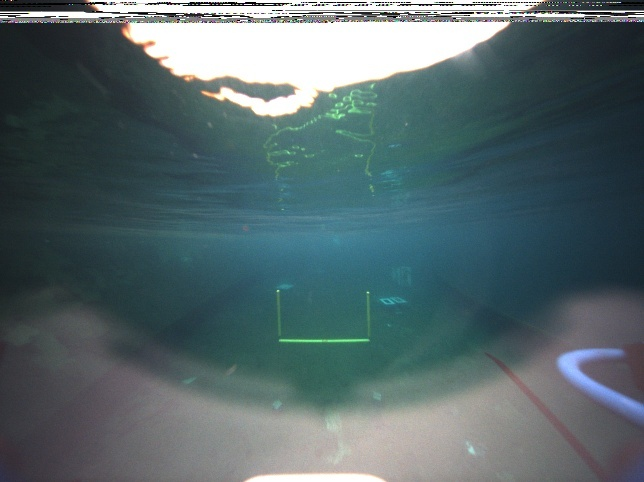
//> input picture images/test1.jpg, 644 x 482 px
$ ./homo images/test1.jpg   (built with g++ and OpenCV 4)
//> lines starting //> are read from the running program, lines starting //| are printed output that depends on the picture
#include <iostream>
#include <vector>
#include <cmath>
#include <cstring>

#include <opencv2/core.hpp>
#include <opencv2/imgproc.hpp>
#include <opencv2/imgcodecs.hpp>
#include <opencv2/highgui.hpp>

cv::Mat homomorphic(const cv::Mat &src);
void fft(const cv::Mat &src, cv::Mat &dst);
cv::Mat butterworth(const cv::Mat &img, int d0, int n, int high, int low);

int main(int argc, char** argv) {
    if (argc == 2 && (!strcmp(argv[1], "-h") || !strcmp(argv[1], "--help"))) {
        std::cerr << "This is a program for performing homomorphic filtering on an image."
                  << std::endl;
        std::cerr << "Usage: " << argv[0] << " <image path>" << std::endl;
        return 1;
    }
    if (argc != 2) {
        std::cerr << "This is a program for performing homomorphic filtering on an image."
                  << std::endl;
        std::cerr << "Usage: " << argv[0] << " <image path>" << std::endl;
        return 1;
    }

    cv::Mat img = cv::imread(argv[1]);
//> img is the input picture: 482 rows x 644 cols, CV_8UC3; mean B, G, R 107.1, 103.9, 85.4
    cv::imshow("original", img);
    img = homomorphic(img);
    cv::imshow("post", img);
    cv::waitKey(0);
}

cv::Mat homomorphic(const cv::Mat &src)
{
    std::vector<cv::Mat> hlsimg;
    cv::Mat tmphls;
    cv::cvtColor(src, tmphls, cv::COLOR_BGR2HLS);
//> tmphls: 482 rows x 644 cols, CV_8UC3; mean of channels 0, 1, 2 87.6, 96.7, 57.8
    cv::split(tmphls, hlsimg);
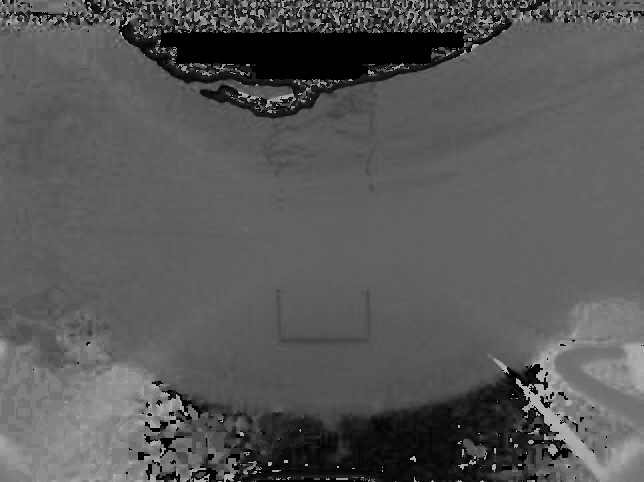
//> hlsimg[0]: 482 rows x 644 cols, CV_8UC1; min 0, max 179, mean 87.6
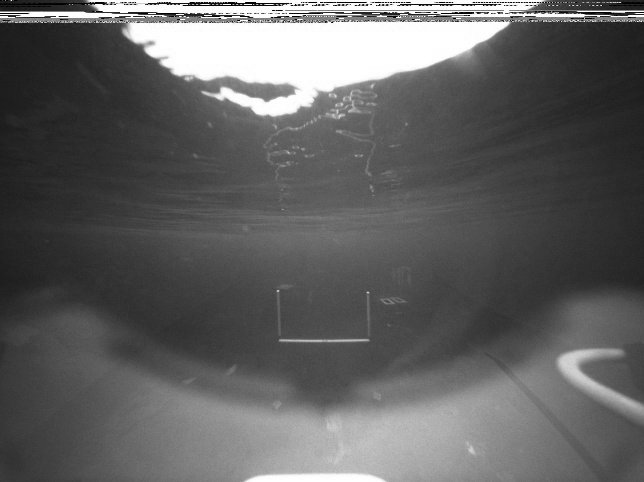
//> hlsimg[1]: 482 rows x 644 cols, CV_8UC1; min 0, max 255, mean 96.7
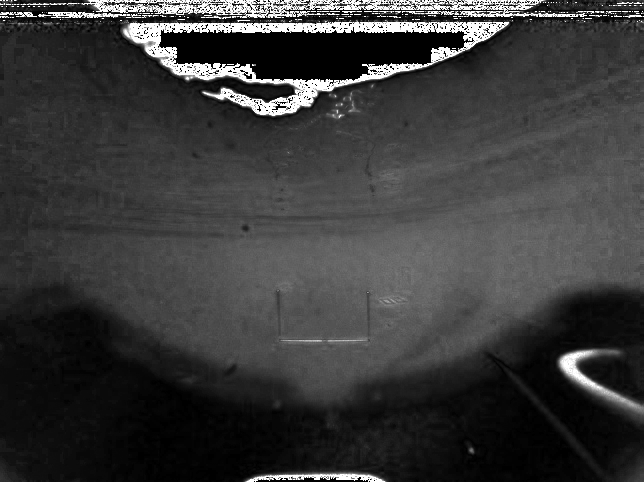
//> hlsimg[2]: 482 rows x 644 cols, CV_8UC1; min 0, max 255, mean 57.8
    cv::Mat img = hlsimg[0];

    // apply FFT
    cv::Mat fftimg;
    fft(img, fftimg);

    // apply Butterworth HPS
    cv::Mat filter = butterworth(fftimg, 10, 4, 100, 30);
    cv::Mat bimg;
    cv::Mat bchannels[] = {cv::Mat_<float>(filter), cv::Mat::zeros(filter.size(), CV_32F)};
    cv::merge(bchannels, 2, bimg);
    cv::mulSpectrums(fftimg, bimg, fftimg, 0);

    // apply inverse FFT
    cv::Mat ifftimg;
    idft(fftimg, ifftimg, CV_HAL_DFT_REAL_OUTPUT);

    cv::Mat expimg;
    cv::exp(ifftimg, expimg);

    cv::Mat final;
    hlsimg[0] = cv::Mat(expimg, cv::Rect(0, 0, src.cols, src.rows));
    hlsimg[0].convertTo(hlsimg[0], CV_8U);

    merge(&hlsimg[0], 3, img);
    cv::cvtColor(img, final, cv::COLOR_HLS2BGR);
    return final;
}

void fft(const cv::Mat &src, cv::Mat &dst)
{
    // convert to a 32F mat and take log
    cv::Mat logimg;
    src.convertTo(logimg, CV_32F);
    cv::log(logimg+1, logimg);

    // resize to optimal fft size
    cv::Mat padded;
    int m = cv::getOptimalDFTSize(src.rows);
//> m = 486
    int n = cv::getOptimalDFTSize(src.cols);
//> n = 648
    cv::copyMakeBorder(logimg, padded, 0, m-logimg.rows, 0, n-logimg.cols, cv::BORDER_CONSTANT, cv::Scalar::all(0));
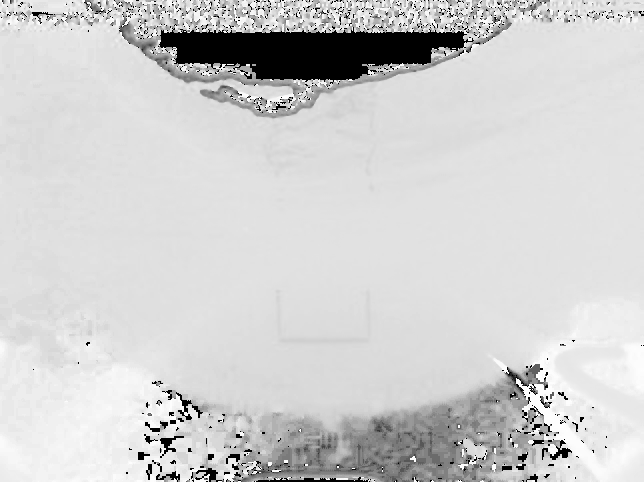
//> logimg: 482 rows x 644 cols, CV_32FC1; min 0, max 5.19, mean 4.23; drawn with min black and max white

    // add imaginary column to mat and apply fft
    cv::Mat plane[] = {cv::Mat_<float>(padded), cv::Mat::zeros(padded.size(), CV_32F)};
//> plane[1]: 486 rows x 648 cols, CV_32FC1; every value is 0
    cv::Mat imgComplex;
    cv::merge(plane, 2, imgComplex);
    cv::dft(imgComplex, dst);
}

cv::Mat butterworth(const cv::Mat &img, int d0, int n, int high, int low)
{
//> called with d0 = 10, n = 4, high = 100, low = 30
    cv::Mat single(img.rows, img.cols, CV_32F);
    int cx = img.rows / 2;
//> cx = 243
    int cy = img.cols / 2;
//> cy = 324
    float upper = high * 0.01;
    float lower = low * 0.01;

    for (int i = 0; i < img.rows; i++)
    {
        for (int j = 0; j < img.cols; j++)
        {
            double radius = sqrt(pow(i - cx, 2) + pow(j - cy, 2));
            single.at<float>(i, j) = ((upper - lower) * (1 / pow(d0 / radius, 2 * n))) + lower;
        }
    }
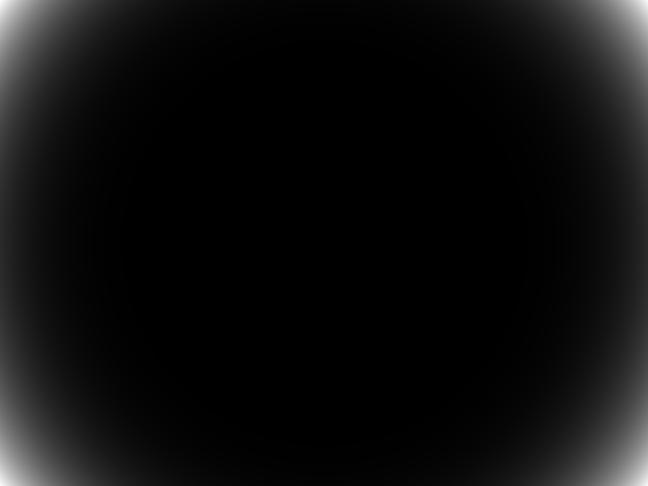
//> single: 486 rows x 648 cols, CV_32FC1; min 0.3, max 5.07e+12, mean 2.88e+11; drawn with min black and max white
//> in homomorphic, `idft(fftimg, ifftimg, CV_HAL_DFT_REAL_OUTPUT);`:
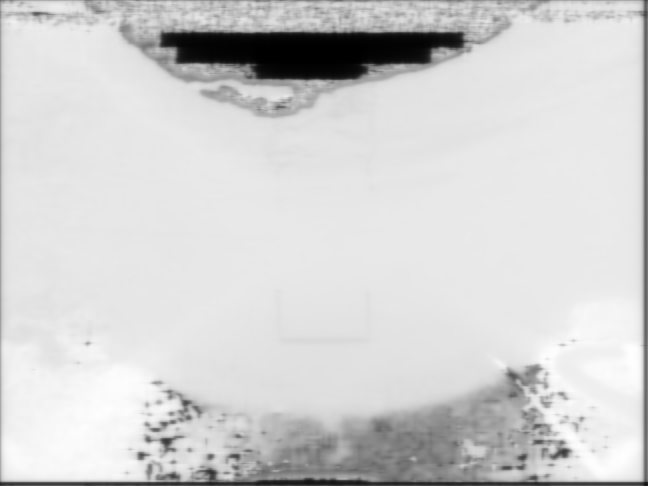
//> ifftimg: 486 rows x 648 cols, CV_32FC1; min 1.95e+17, max 8.01e+18, mean 6.65e+18; drawn with min black and max white
//> in homomorphic, `hlsimg[0] = cv::Mat(expimg, cv::Rect(0, 0, src.cols, src.rows));`: hlsimg[0]: 482 rows x 644 cols, CV_32FC1; every value is NaN or infinite
//> in homomorphic, `hlsimg[0].convertTo(hlsimg[0], CV_8U);`: hlsimg[0]: 482 rows x 644 cols, CV_8UC1; every value is 0
//> in homomorphic, `merge(&hlsimg[0], 3, img);`: img: 482 rows x 644 cols, CV_8UC3; mean of channels 0, 1, 2 0, 96.7, 57.8
//> in homomorphic, `cv::cvtColor(img, final, cv::COLOR_HLS2BGR);`:
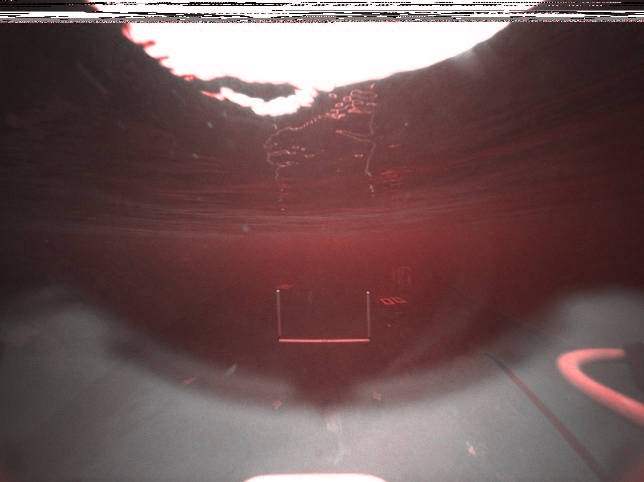
//> final: 482 rows x 644 cols, CV_8UC3; mean B, G, R 83.9, 83.9, 109.6
    return single;
}
